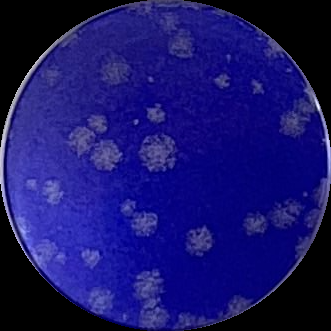
%> input picture virry.png, 331 x 331 px
$ octave pixel_test.m   (GNU Octave 9; MATLAB toolbox functions it lacks are replaced by stand-ins)
%> lines starting %> are read from the running program, lines starting %| are printed output that depends on the picture; in (x1, y1, x2, y2) boxes, pixels count from 0 and x2, y2 are one past the last pixel; in counts of white or black regions, pixels touching at a corner belong together; the program's own positions count from 1
my_image = im2double(rgb2gray(imread('virry.png')));
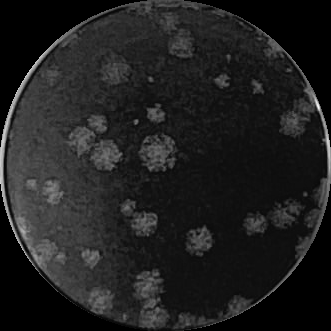
%> my_image: size 331x331 double; min 0, max 0.969, mean 0.125
my_image = my_image(:,:,1);
image_thresholded = my_image;
image_thresholded(my_image>0.3) = 256;
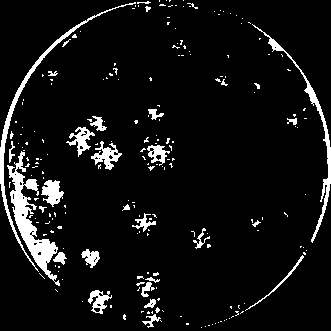
%> image_thresholded: size 331x331 double; 7.12% of pixels changed, all inside (x1, y1, x2, y2) = (0, 0, 331, 328); drawn with min black and max white
image_thresholded(my_image<0.3) = 0;
%> image_thresholded: size 331x331 double; values 0 (black) and 256 (white), 7.1% white; 214 white regions (184 under 20 px), largest, box (x1, y1, x2, y2) and area: (7, 151, 60, 286) 1853, (0, 2, 136, 272) 1122, (252, 24, 331, 243) 915

figure()
subplot(1,2,1)
imshow(my_image,[])
title('original image')
subplot(1,2,2)
imshow(image_thresholded,[])
title('thresholded image')

$ run again, with bop.png copied over virry.png
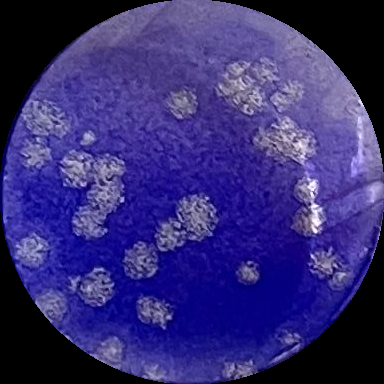
%> input picture bop.png, 384 x 384 px
%> `my_image = im2double(rgb2gray(imread('virry.png')));`:
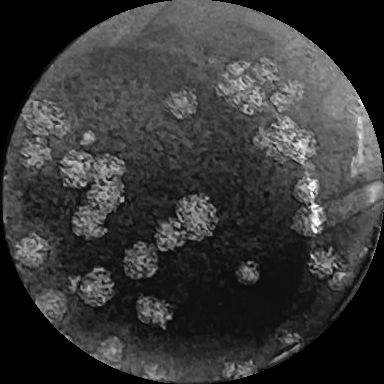
%> my_image: size 384x384 double; min 0, max 0.988, mean 0.216
%> `image_thresholded(my_image>0.3) = 256;`:
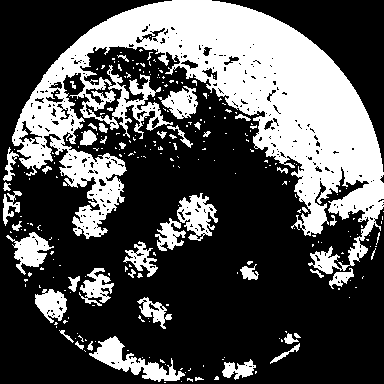
%> image_thresholded: size 384x384 double; min 0, max 256, mean 83.3; drawn with min black and max white
